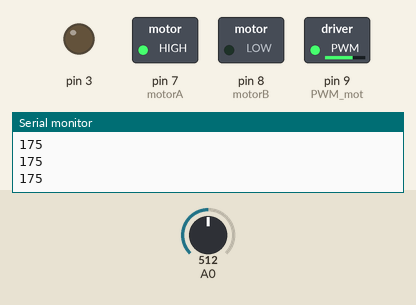
Bench run of a sketch on a simulated Arduino Uno, built with avr-gcc and run on an emulated ATmega328P. Parts: switched loads named in the sketch (green lamp = pin HIGH), output pins drawn as LEDs (lit = HIGH), the last lines printed to the serial monitor. Inputs (shaded band) come from the test bench; at power-on: A0 = 512.

Above: at 1.2 s.
1.3 s: A0 set to 716
At 2.5 s:
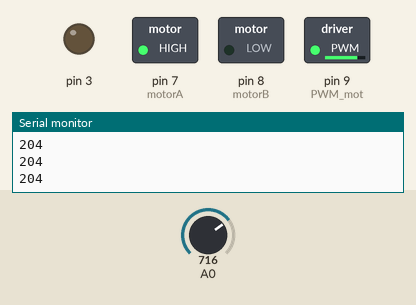
2.8 s: A0 set to 122
At 3.9 s:
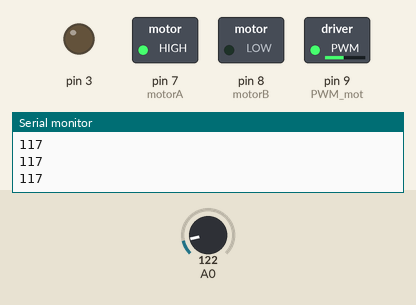
Timing chart, 0 to 5.8 s (numbered marks = the images above; inputs shaded):
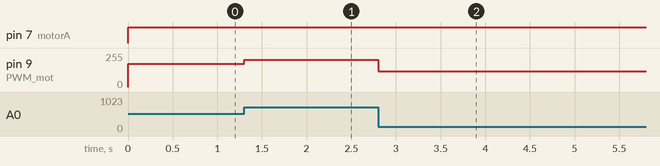

The sketch:

zoetrope_motor.ino
```cpp
// モーター制御
const int motorA = 7;
const int motorB = 8;
const int PWM_mot = 9;
void setup(){
  pinMode(3,OUTPUT);
  pinMode(motorA,OUTPUT); //信号用ピン
  pinMode(motorB,OUTPUT); //信号用ピン
  Serial.begin(9600);

}

void loop(){
    int val;
    val = map(analogRead(0), 0, 1023, 100, 250);
    digitalWrite(motorA,HIGH);
    digitalWrite(motorB,LOW);
    analogWrite(PWM_mot,val);
    Serial.println(val);
    //for(int i=100; i<180; i++){
    //   analogWrite(PWM_mot,i);
    //   delay(1600);
    //   Serial.println(i);
    //}
    //for(int i=180; i>100; i--){
    //   analogWrite(PWM_mot,i);
    //   delay(1600);
    //   Serial.println(i);
    //}
}
```

Measured:
- after the input at 1.3 s, pin 9 (PWM_mot): 175/255 → 204/255 at once
- after the input at 2.8 s, pin 9 (PWM_mot): 204/255 → 117/255 at once
